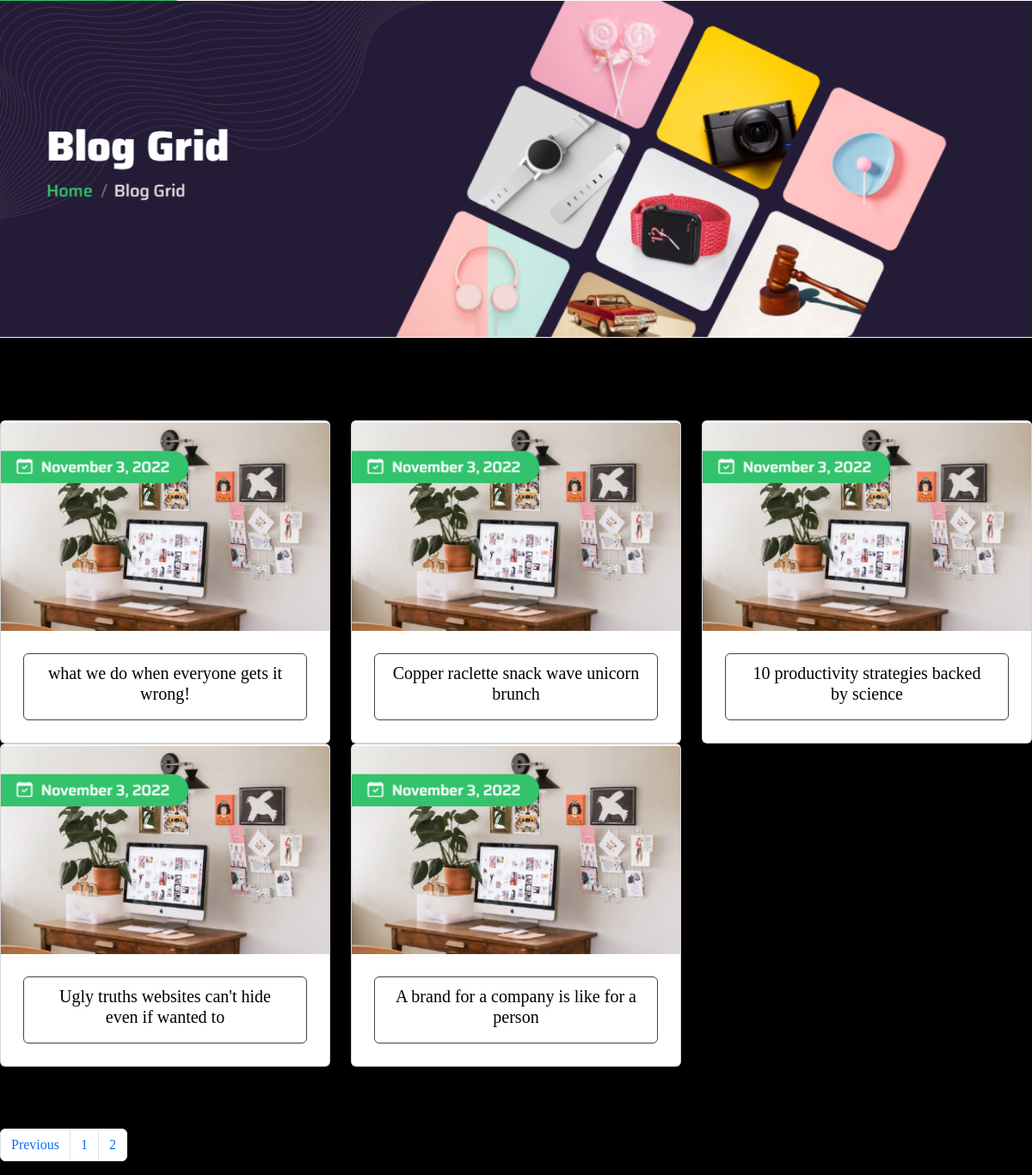
Screenshot of /blog/?page=2 with the database file from the repository.
### products/models.py (models this page shows)
class products(models.Model):
    title = models.CharField(max_length=100)
    image = models.FileField(max_length=200, upload_to="products/", null=True)

### oas/views.py (the view)
# urls.py: 2. Add a URL to urlpatterns:  path('blog/', include('blog.urls'))
def blog(request):
    productData = products.objects.all()
    paginator = Paginator(productData,5)
    page_number = request.GET.get('page')
    productDataFinal = paginator.get_page(page_number)
    totolpage = productDataFinal.paginator.num_pages
    data = {
        "products":productDataFinal,
        "lastpage":totolpage,
        "totolpagelist":[n+1 for n in range(totolpage)]
    }
    return render(request, 'blog.html', data)

### templates/blog.html (shortened to what this page needs)
<!DOCTYPE html>
<html lang="en">
{% load static %}
<head>
    <link href="https://cdn.jsdelivr.net/npm/bootstrap@5.3.3/dist/css/bootstrap.min.css" rel="stylesheet">
    <link rel="stylesheet" href="{% static 'css/blog.css' %}">
</head>
<body bgcolor="black">
    <main>
        <div class="image">
            <img src="{% static 'image/img19.png' %}" alt="" width="100%">
        </div>
        <br>
        <br>
        <br>
        <br>
        <div class="row">
            {% for product in products %}
            <div class="col-md-4">
                <div class="card">
                    <img src="{% static 'image/img20.png' %}" class="card-img-top" alt="...">
                    <div class="card-body">
                      <a href="detail/"><button class="btn btn0"><h5 class="card-title" style="color: black;">{{product.title}}</h5></button></a>
                    </div>
                </div>
            </div>
            {% endfor %}
        </div>
         <br>
         <br>
         <br>
        <nav aria-label="...">
            <ul class="pagination">
                {% if products.has_previous %}
              <li class="page-item"><a class="page-link" href="/blog/?page={{products.previous_page_number}}">Previous</a>
              </li>
              {% endif %}
              {% for n in totolpagelist %}
              <li class="page-item"><a class="page-link" href="/blog/?page={{n}}">{{n}}</a>
              </li>
              {% endfor %}
            </ul>
          </nav>
    </main>
</body>
</html>

### static/css/blog.css (style rules this page uses)
body { font-family: poppins; background-color: black }
.btn { border: 1px solid#3f443e; background: none; padding: 10px 20px; font-size: 20px; font-family: "montserrat"; cursor: pointer; margin: 10px; transition: 0.8s; position: relative; overflow: hidden; }
.btn0 { color: #3f443e; }
.btn::before { content: ""; position: absolute; left: 0; width: 100%; height: 0%; background: #166307; z-index: 1; transition: 0.8s; }
.btn0::before { top: 0; border-radius: 00 50% 50%; }

### rows the page displays
products: title "what we do when everyone gets it wrong!"
products: title "Copper raclette snack wave unicorn brunch"
products: title "10 productivity strategies backed by science"
products: title "Ugly truths websites can't hide even if wanted to"
products: title "A brand for a company is like for a person"

### other values shown
{{ n }} "1" "2"
